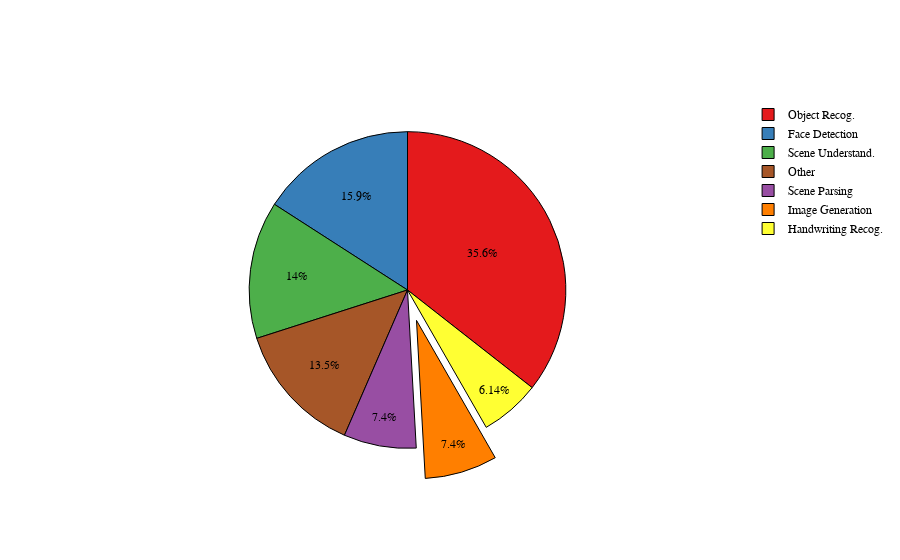
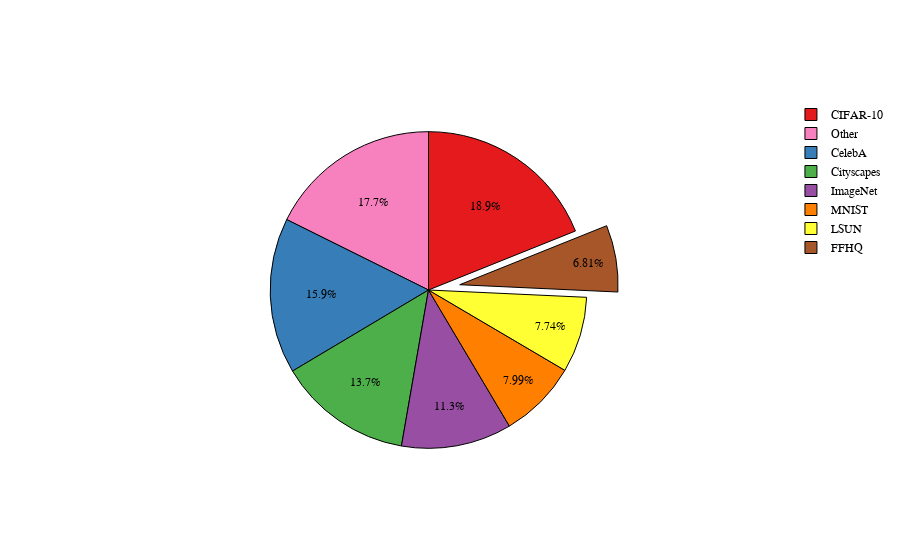

Notebook source saved alongside these figures, in order:
### Code cell
import plotly.graph_objects as go
import plotly.express as px
fig = go.Figure(data=[go.Pie(labels=tasks_df['task'].str.replace("Recognition","Recog.").str.replace("Understanding","Understand."), 
                             values=tasks_df['count'],
                            pull=[0, 0, 0, 0.0,0.2,0,0])])
fig.update_layout(
    font_family="Arial",
    title_font_family="Arial",
    font_color='black',
)
fig.update_traces(marker=dict(colors=px.colors.qualitative.Set1,line=dict(color='#000000', width=1)),textfont_color='black')
fig.show()
fig.write_image("../Figures/ImageGenerationTasks.png",scale=5)
fig.write_image("../Figures/ImageGenerationTasks.svg",scale=5)

fig = go.Figure(data=[go.Pie(labels=dataset_df['name'], 
                             values=dataset_df['count'],
                            pull=[0, 0, 0, 0.0,0,0,0.2,0])])
fig.update_layout(
    font_family="Arial",
    title_font_family="Arial",
    font_color='black',
)
fig.update_traces(marker=dict(colors=px.colors.qualitative.Set1,line=dict(color='#000000', width=1)),textfont_color='black')

#fig.update_traces(marker=dict(colors=px.colors.qualitative.Set3,line=dict(color='#000000', width=1)),textfont_color='black')
#fig.write_image("ImageGenDatasets.svg")
fig.show()
fig.write_image("../Figures/ImageGenerationDatasets.png",scale=5)
fig.write_image("../Figures/ImageGenerationDatasets.svg",scale=5)

### Figure 1 — Plotly figure (JSON) as saved in the notebook; plotly's stock layout.template omitted (floating-point values rounded to 4 significant figures)
{"data": [{"labels": ["Object Recog.", "Face Detection", "Scene Understand.", "Scene Parsing", "Image Generation", "Handwriting Recog.", "Other"], "marker": {"colors": ["rgb(228,26,28)", "rgb(55,126,184)", "rgb(77,175,74)", "rgb(152,78,163)", "rgb(255,127,0)", "rgb(255,255,51)", "rgb(166,86,40)", "rgb(247,129,191)", "rgb(153,153,153)"], "line": {"color": "#000000", "width": 1}}, "pull": [0, 0, 0, 0, 0.2, 0, 0], "textfont": {"color": "black"}, "type": "pie", "values": [423, 189, 167, 88, 88, 73, 161]}], "layout": {"autosize": true, "font": {"color": "black", "family": "Arial"}, "title": {"font": {"family": "Arial"}}}}

### Figure 2 — Plotly figure (JSON) as saved in the notebook; plotly's stock layout.template omitted (floating-point values rounded to 4 significant figures)
{"data": [{"labels": ["CIFAR-10", "CelebA", "Cityscapes", "ImageNet", "MNIST", "LSUN", "FFHQ", "Other"], "marker": {"colors": ["rgb(228,26,28)", "rgb(55,126,184)", "rgb(77,175,74)", "rgb(152,78,163)", "rgb(255,127,0)", "rgb(255,255,51)", "rgb(166,86,40)", "rgb(247,129,191)", "rgb(153,153,153)"], "line": {"color": "#000000", "width": 1}}, "pull": [0, 0, 0, 0, 0, 0, 0.2, 0], "textfont": {"color": "black"}, "type": "pie", "values": [225, 189, 163, 134, 95, 92, 81, 210]}], "layout": {"autosize": true, "font": {"color": "black", "family": "Arial"}, "title": {"font": {"family": "Arial"}}}}
